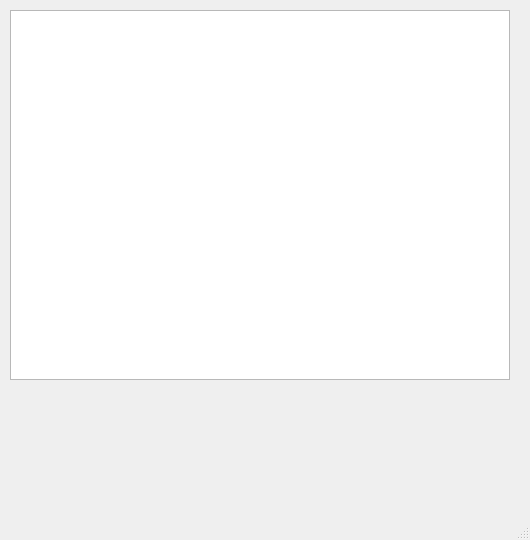
<?xml version="1.0" encoding="UTF-8"?>
<ui version="4.0">
 <class>tranlist</class>
 <widget class="QMainWindow" name="tranlist">
  <property name="geometry">
   <rect>
    <x>0</x>
    <y>0</y>
    <width>530</width>
    <height>540</height>
   </rect>
  </property>
  <property name="minimumSize">
   <size>
    <width>530</width>
    <height>540</height>
   </size>
  </property>
  <property name="maximumSize">
   <size>
    <width>530</width>
    <height>540</height>
   </size>
  </property>
  <property name="windowTitle">
   <string>MainWindow</string>
  </property>
  <widget class="QWidget" name="centralwidget">
   <widget class="QTableWidget" name="tranTable">
    <property name="geometry">
     <rect>
      <x>10</x>
      <y>10</y>
      <width>500</width>
      <height>370</height>
     </rect>
    </property>
   </widget>
  </widget>
  <widget class="QMenuBar" name="menubar">
   <property name="geometry">
    <rect>
     <x>0</x>
     <y>0</y>
     <width>530</width>
     <height>22</height>
    </rect>
   </property>
  </widget>
  <widget class="QStatusBar" name="statusbar"/>
 </widget>
 <resources/>
 <connections/>
</ui>
